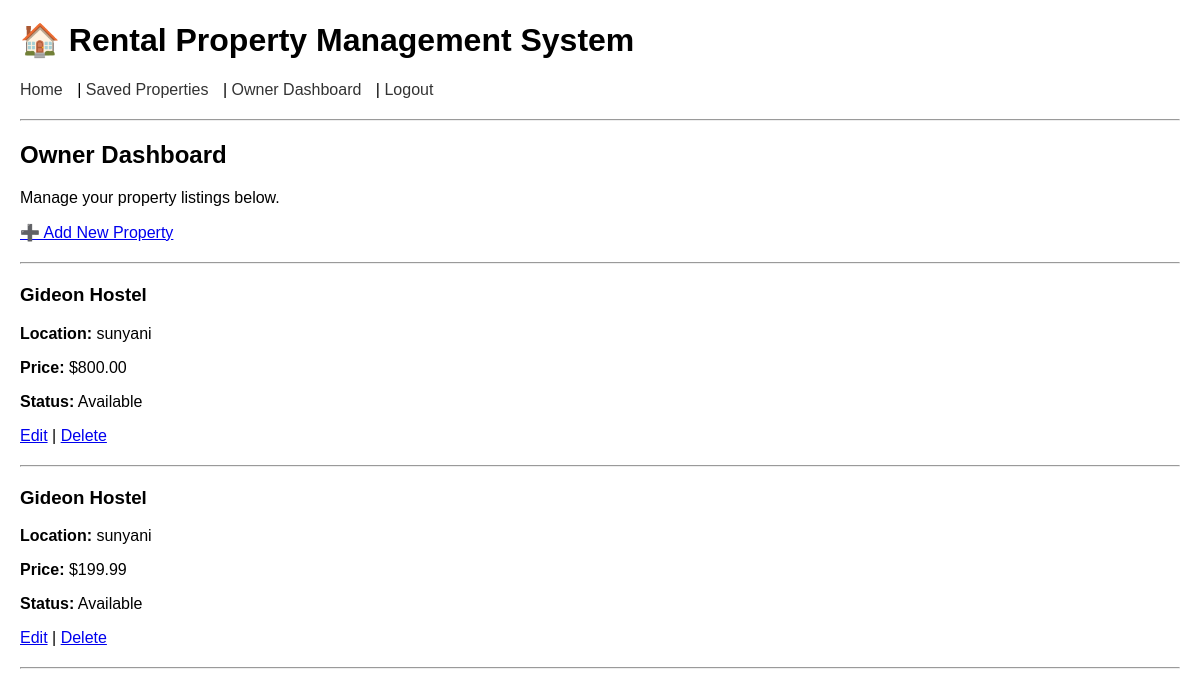
/dashboard/ (signed in), run on the app's committed database.
### rentals_app/models.py (models this page shows, shortened)
class Property(models.Model):
    PROPERTY_TYPE_CHOICES = (
        ('room', 'Room'),
        ('house', 'Entire House'),
    )
    owner = models.ForeignKey('rentals_app.User', on_delete=models.CASCADE, related_name='properties')
    title = models.CharField(max_length=255)
    location = models.CharField(max_length=255)
    price = models.DecimalField(max_digits=10, decimal_places=2)
    property_type = models.CharField(max_length=10, choices=PROPERTY_TYPE_CHOICES)
    description = models.TextField()
    is_available = models.BooleanField(default=True)
    contact_email = models.EmailField()
    contact_phone = models.CharField(max_length=20, blank=True, null=True)
    created_at = models.DateTimeField(auto_now_add=True)
    updated_at = models.DateTimeField(auto_now=True)
    image = models.ImageField(upload_to='property_images/', null=True, blank=True)  # <-- new field

### rentals_app/views.py (the view)
# urls.py: path('dashboard/', views.owner_dashboard, name='owner_dashboard'),
@login_required
def owner_dashboard(request):
    properties = Property.objects.filter(owner=request.user)
    return render(request, "dashboard.html", {"properties": properties})

### templates/dashboard.html (shortened to what this page needs)
{% extends "base.html" %}
{% block content %}
<h2>Owner Dashboard</h2>
<p>Manage your property listings below.</p>
<a href="{% url 'create_property' %}">➕ Add New Property</a>
<hr>
{% for property in properties %}
    <div>
        <h3>{{ property.title }}</h3>
        <p><strong>Location:</strong> {{ property.location }}</p>
        <p><strong>Price:</strong> ${{ property.price }}</p>
        <p><strong>Status:</strong> {% if property.is_available %}Available{% else %}Not Available{% endif %}</p>
        <p>
            <a href="{% url 'edit_property' property.pk %}">Edit</a> |
            <a href="{% url 'delete_property' property.pk %}">Delete</a>
        </p>
    </div>
    <hr>
{% empty %}
    <p>You have not added any properties yet.</p>
{% endfor %}
{% endblock %}

### templates/base.html (style rules this page uses)
body { font-family: Arial, sans-serif; margin: 20px; }
hr { margin: 20px 0; }

### data on the page
Property: title "Gideon Hostel", location "sunyani", price "800.00", is_available "Available"
Property: title "Gideon Hostel", location "sunyani", price "199.99", is_available "Available"
